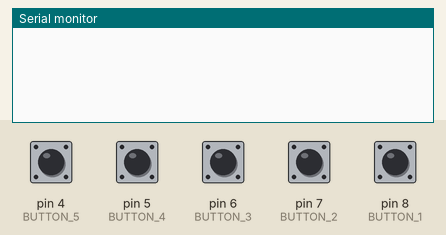
Bench run of a sketch on a simulated Arduino Nano, built with avr-gcc and run on an emulated ATmega328P. On the bench: the last lines printed to the serial monitor. Inputs (shaded band) come from the test bench; at power-on: pin 4 (BUTTON_5), pin 5 (BUTTON_4), pin 6 (BUTTON_3), pin 7 (BUTTON_2), pin 8 (BUTTON_1) HIGH.

Above: at 1.2 s.
1.3 s: pin 4 (BUTTON_5) pulled LOW for 0.15 s
At 2.2 s:
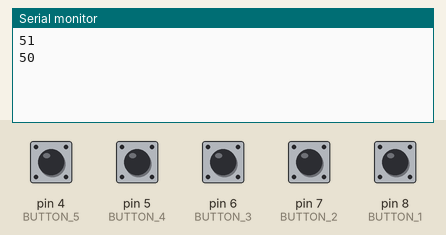
3.0 s: pin 5 (BUTTON_4) pulled LOW for 0.15 s
At 3.5 s:
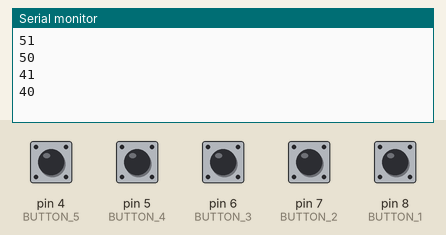
4.6 s: pin 6 (BUTTON_3) pulled LOW for 0.15 s
At 5.9 s:
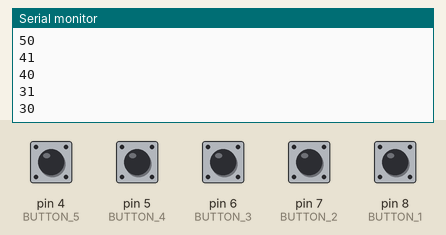
6.2 s: pin 7 (BUTTON_2) pulled LOW for 0.15 s
At 7.2 s:
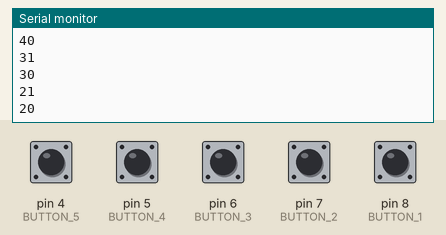
7.8 s: pin 8 (BUTTON_1) pulled LOW for 0.15 s
At 8.5 s:
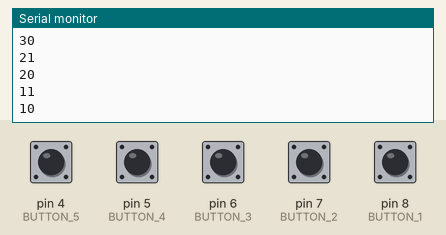
Timing chart, 0 to 10.4 s (numbered marks = the images above; inputs shaded):
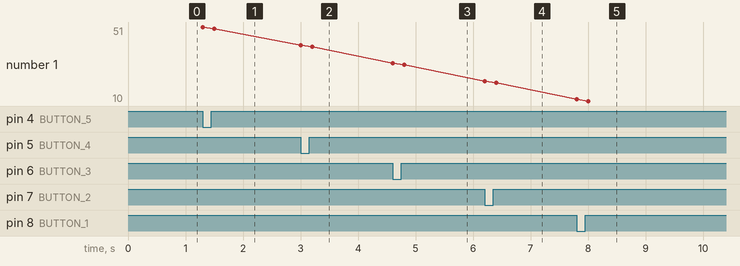

The sketch:

main.ino
```cpp
#define BUTTON_1 8
#define BUTTON_2 7
#define BUTTON_3 6
#define BUTTON_4 5
#define BUTTON_5 4

const int ledPin = A7;

int b1 = 0;
int b2 = 0;
int b3 = 0;
int b4 = 0;
int b5 = 0;

void setup() {
  Serial.begin(9600);
  pinMode(BUTTON_1, INPUT_PULLUP);
  pinMode(BUTTON_2, INPUT_PULLUP);
  pinMode(BUTTON_3, INPUT_PULLUP);
  pinMode(BUTTON_4, INPUT_PULLUP);
  pinMode(BUTTON_5, INPUT_PULLUP);

  pinMode(ledPin, OUTPUT);
}

void loop() {

  if (digitalRead(BUTTON_1) == LOW && b1 == 0) {
    b1 = 1;
    Serial.println("11");
  } else if (digitalRead(BUTTON_1) == HIGH && b1 == 1) {
    b1 = 0;
    Serial.println("10");
  }

  if (digitalRead(BUTTON_2) == LOW && b2 == 0) {
    b2 = 1;
    Serial.println("21");
  } else if (digitalRead(BUTTON_2) == HIGH && b2 == 1) {
    b2 = 0;
    Serial.println("20");
  }

  if (digitalRead(BUTTON_3) == LOW && b3 == 0) {
    b3 = 1;
    Serial.println("31");
  } else if (digitalRead(BUTTON_3) == HIGH && b3 == 1) {
    b3 = 0;
    Serial.println("30");
  }

  if (digitalRead(BUTTON_4) == LOW && b4 == 0) {
    b4 = 1;
    Serial.println("41");
  } else if (digitalRead(BUTTON_4) == HIGH && b4 == 1) {
    b4 = 0;
    Serial.println("40");
  }

  if (digitalRead(BUTTON_5) == LOW && b5 == 0) {
    b5 = 1;
    Serial.println("51");
  } else if (digitalRead(BUTTON_5) == HIGH && b5 == 1) {
    b5 = 0;
    Serial.println("50");
  }

  if ((b1 + b2 + b3 + b4 + b5) == 0) {
    digitalWrite(ledPin, LOW);
  } else {
    digitalWrite(ledPin, HIGH);
  }

  delay(100);
}
```

Measured:
- after the input at 1.3 s, the serial monitor: prints a new line at once (image 1)
- after the input at 3.0 s, the serial monitor: prints a new line at once (image 2)
- after the input at 4.6 s, the serial monitor: prints a new line at once (image 3)
- after the input at 6.2 s, the serial monitor: prints a new line at once (image 4)
- after the input at 7.8 s, the serial monitor: prints a new line at once (image 5)
- plotted number 1: 50 → 40 after the input at 3.0 s, 40 → 30 after the input at 4.6 s, 30 → 20 after the input at 6.2 s, 20 → 10 after the input at 7.8 s
